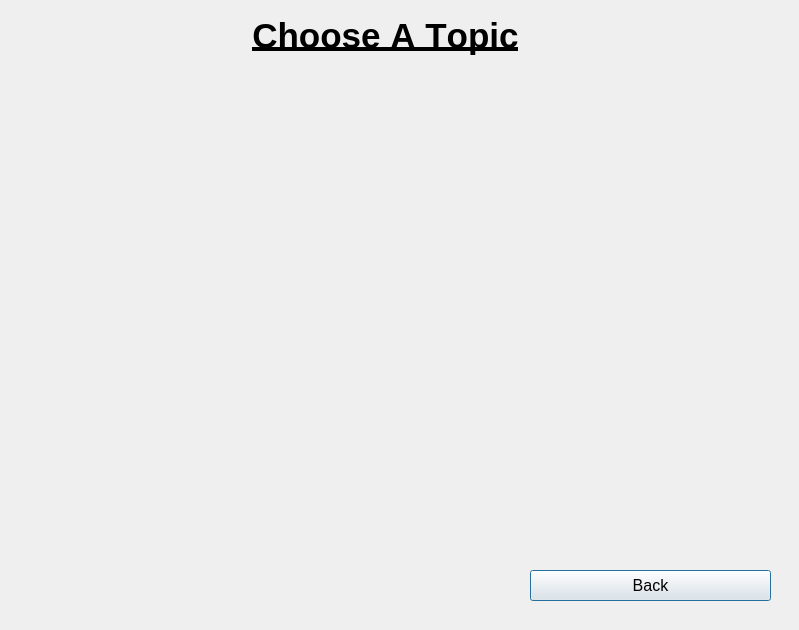
<?xml version="1.0" encoding="UTF-8"?>
<ui version="4.0">
 <class>ChooseTopicForQuiz</class>
 <widget class="QDialog" name="ChooseTopicForQuiz">
  <property name="geometry">
   <rect>
    <x>0</x>
    <y>0</y>
    <width>799</width>
    <height>630</height>
   </rect>
  </property>
  <property name="windowTitle">
   <string>Dialog</string>
  </property>
  <widget class="QLabel" name="header">
   <property name="geometry">
    <rect>
     <x>30</x>
     <y>-10</y>
     <width>711</width>
     <height>91</height>
    </rect>
   </property>
   <property name="font">
    <font>
     <pointsize>26</pointsize>
     <bold>true</bold>
     <underline>true</underline>
     <stylestrategy>PreferDefault</stylestrategy>
     <kerning>false</kerning>
    </font>
   </property>
   <property name="text">
    <string>Choose A Topic</string>
   </property>
   <property name="alignment">
    <set>Qt::AlignCenter</set>
   </property>
  </widget>
  <widget class="QPushButton" name="back_button">
   <property name="geometry">
    <rect>
     <x>530</x>
     <y>570</y>
     <width>241</width>
     <height>31</height>
    </rect>
   </property>
   <property name="font">
    <font>
     <pointsize>12</pointsize>
    </font>
   </property>
   <property name="text">
    <string>Back</string>
   </property>
   <property name="icon">
    <iconset theme="go-previous">
     <normaloff>.</normaloff>.</iconset>
   </property>
   <property name="autoRepeat">
    <bool>false</bool>
   </property>
   <property name="autoDefault">
    <bool>true</bool>
   </property>
   <property name="default">
    <bool>false</bool>
   </property>
   <property name="flat">
    <bool>false</bool>
   </property>
  </widget>
  <widget class="QWidget" name="verticalLayoutWidget">
   <property name="geometry">
    <rect>
     <x>29</x>
     <y>79</y>
     <width>751</width>
     <height>461</height>
    </rect>
   </property>
   <layout class="QVBoxLayout" name="verticalLayout"/>
  </widget>
 </widget>
 <resources/>
 <connections/>
</ui>
